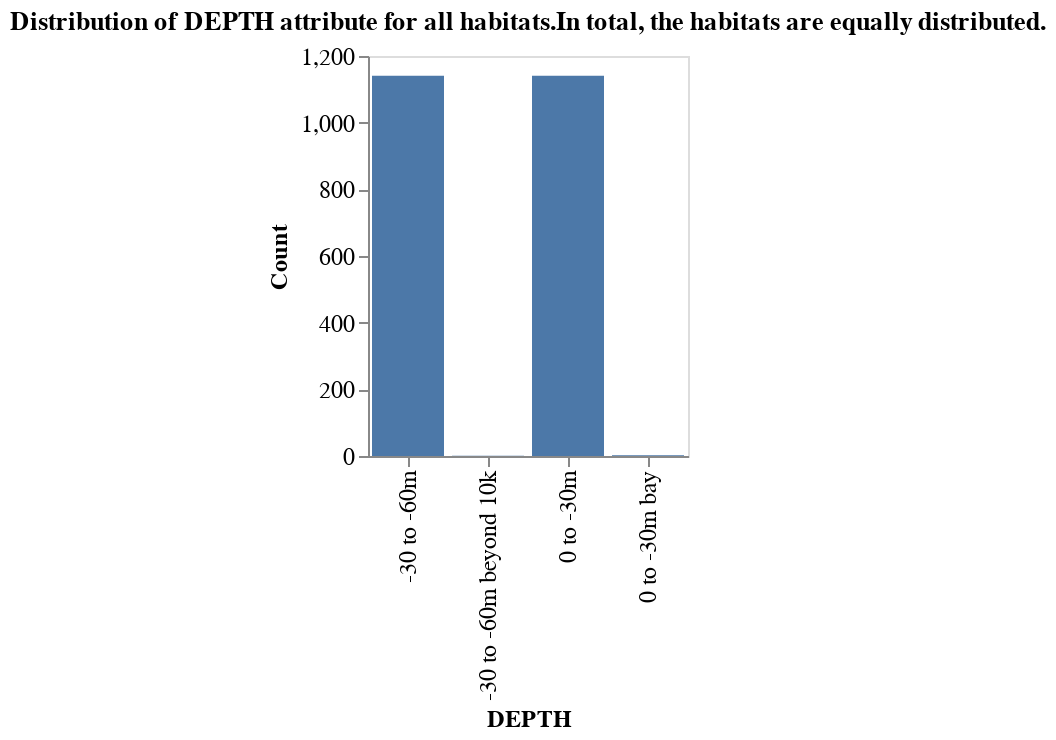

The notebook cell saved with this chart:
### Markdown cell above
Now, we look at the distribution of **DEPTH** attribute for all the habitats.

### Code cell
hab_prop_df = pd.DataFrame(census.groupby(['DEPTH','HAB_ID']).DEPTH.count())
hab_prop_df.columns = ['Count']
hab_prop_df.reset_index(inplace=True)

hab_prop_df = hab_prop_df.groupby('DEPTH').count().reset_index()

title = 'Distribution of DEPTH attribute for all habitats.\
In total, the habitats are equally distributed.'
depth_distribution_plot(hab_prop_df,title)

### Figure 1 — Vega-Lite specification as saved in the notebook (floating-point values rounded to 4 significant figures)
{"config": {"view": {"continuousWidth": 400, "continuousHeight": 300}, "axis": {"grid": false, "labelFontSize": 12, "titleFontSize": 12}, "legend": {"labelFontSize": 12, "titleFontSize": 12}, "title": {"fontSize": 13}}, "data": {"name": "data-d4d56b9b33c68e9d0e0e88fc3298c563"}, "mark": "bar", "encoding": {"x": {"type": "nominal", "field": "DEPTH"}, "y": {"type": "quantitative", "field": "Count"}}, "height": 200, "title": ["Distribution of DEPTH attribute for all habitats.In total, the habitats are equally distributed."], "width": {"step": 40}, "$schema": "https://vega.github.io/schema/vega-lite/v4.8.1.json", "datasets": {"data-d4d56b9b33c68e9d0e0e88fc3298c563": [{"DEPTH": "-30 to -60m", "HAB_ID": 1141, "Count": 1141}, {"DEPTH": "-30 to -60m beyond 10k", "HAB_ID": 1, "Count": 1}, {"DEPTH": "0 to -30m", "HAB_ID": 1141, "Count": 1141}, {"DEPTH": "0 to -30m bay", "HAB_ID": 2, "Count": 2}]}}
